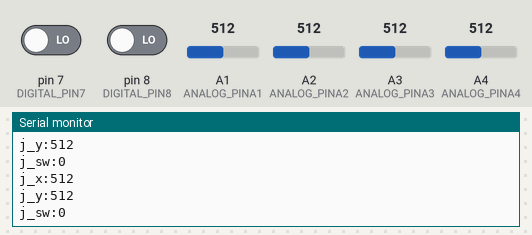
A sketch run on a simulated Arduino Uno, built with avr-gcc and run on an emulated ATmega328P. Parts: the last lines printed to the serial monitor. Inputs (shaded band) come from the test bench; at power-on: A1 (ANALOG_PINA1) = 512, A2 (ANALOG_PINA2) = 512, pin 7 (DIGITAL_PIN7) LOW, pin 8 (DIGITAL_PIN8) LOW, A3 (ANALOG_PINA3) = 512, A4 (ANALOG_PINA4) = 512.

Above: at 1.2 s.
1.3 s: A1 (ANALOG_PINA1) set to 716
At 1.82 s:
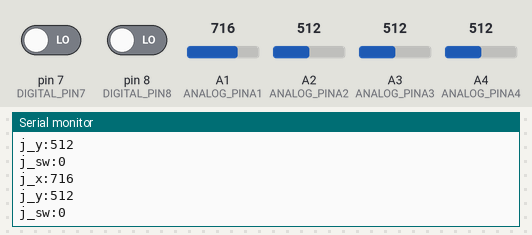
2.8 s: A2 (ANALOG_PINA2) set to 716
At 3.32 s:
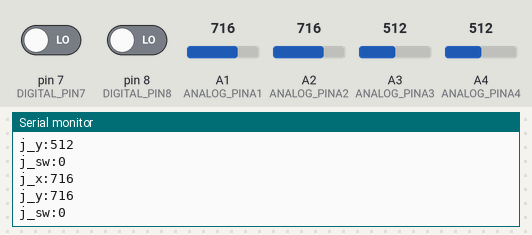
4.3 s: pin 7 (DIGITAL_PIN7) driven HIGH
At 4.83 s:
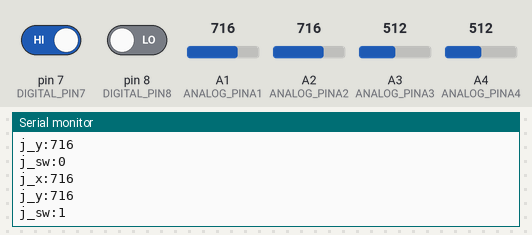
5.8 s: A1 (ANALOG_PINA1) set to 992
At 6.33 s:
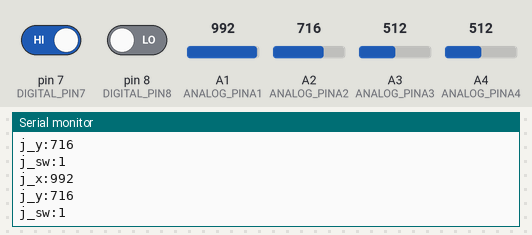
7.3 s: A2 (ANALOG_PINA2) set to 992
At 7.84 s:
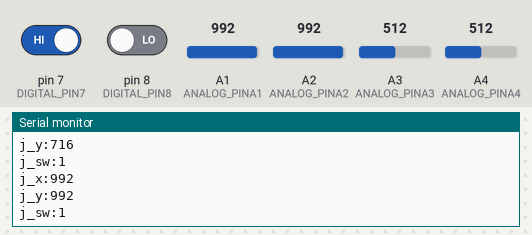
Timing chart, 0 to 9.8 s (numbered marks = the images above; inputs shaded):
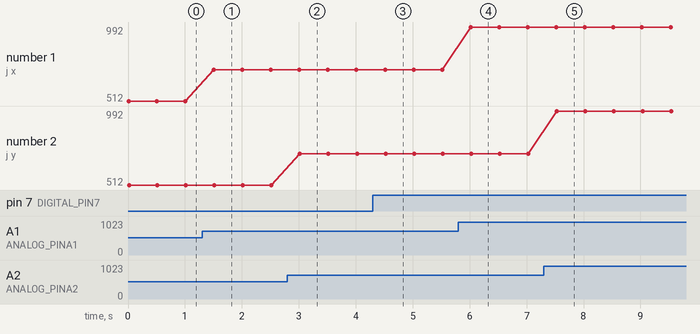

The sketch:

joystick_driver.ino
```cpp
#include "joystickDrvDefs.h"
#define TESTMODE

const joyStickConf_t joysticksPinsCfg[NUM_JOYSTICKS] =
{
  {
    ANALOG_PINA1,
    ANALOG_PINA2,
    DIGITAL_PIN7
  },
  {
    ANALOG_PINA3,
    ANALOG_PINA4,
    DIGITAL_PIN8
  }
};

joyStickData_t  joyStickDataList[NUM_JOYSTICKS];
joyStickOldData_t   joyStickOldValList[NUM_JOYSTICKS];

void genericJoystickCallBack();

const drvCallBack_t drvCallBkList[NUM_JOYSTICKS]=
{
  &genericJoystickCallBack,
  &genericJoystickCallBack
};

void genericJoystickCallBack()
{
  for (uint8_t ctlIdx = 0; ctlIdx < NUM_JOYSTICKS; ctlIdx++)
  {
    sint16_t x_val = analogRead(joyStickDataList[ctlIdx].pin_x);
    sint16_t y_val = analogRead(joyStickDataList[ctlIdx].pin_y);
    uint8_t swState = digitalRead(joyStickDataList[ctlIdx].pin_sw);

    if (x_val != joyStickOldValList[ctlIdx].x_valPrv)
    {
      joyStickDataList[ctlIdx].x_val = x_val;
      joyStickOldValList[ctlIdx].x_valPrv = x_val;
    }

    if (y_val != joyStickOldValList[ctlIdx].y_valPrv)
    {
      joyStickDataList[ctlIdx].y_val = y_val;
      joyStickOldValList[ctlIdx].y_valPrv = y_val;
    }

    if (swState != joyStickOldValList[ctlIdx].swStatePrv)
    {
      joyStickDataList[ctlIdx].swState = swState;
      joyStickOldValList[ctlIdx].swStatePrv = swState;
    }
  }
}


void initJoysticks()
{
  for (uint8_t ctlIdx = 0; ctlIdx < NUM_JOYSTICKS; ctlIdx++)
  {
    pinMode(joysticksPinsCfg[ctlIdx].pin_x,INPUT);
    pinMode(joysticksPinsCfg[ctlIdx].pin_y,INPUT);
    pinMode(joysticksPinsCfg[ctlIdx].pin_sw,INPUT);

    joyStickDataList[ctlIdx].pin_x=joysticksPinsCfg[ctlIdx].pin_x;
    joyStickDataList[ctlIdx].pin_y=joysticksPinsCfg[ctlIdx].pin_y;
    joyStickDataList[ctlIdx].pin_sw=joysticksPinsCfg[ctlIdx].pin_sw;
    joyStickDataList[ctlIdx].drvCallBackFn=drvCallBkList[ctlIdx];

  }
}


void readJoystickState()
{
  for (uint8_t ctlIdx = 0; ctlIdx < NUM_JOYSTICKS; ctlIdx++)
  {
    joyStickDataList[ctlIdx].drvCallBackFn();
  }
}

joyStickData_t* getJoystickData()
{

return (joyStickData_t*)&joyStickDataList;
}

#ifdef TESTMODE
void setup() {
  Serial.begin(9600);

  initJoysticks();
  Serial.println("init Done!");

}


void loop() {
  readJoystickState();
  Serial.print("j_x:");
  Serial.println(joyStickDataList[0].x_val);
  Serial.print("j_y:");
  Serial.println(joyStickDataList[0].y_val);
  Serial.print("j_sw:");
  Serial.println(joyStickDataList[0].swState);
  delay(500);

}
#endif
```

joystickDrvDefs.h
```cpp
#define NUM_JOYSTICKS  2

typedef short sint16_t;
typedef enum
{
  ANALOG_PINA0=A0,
  ANALOG_PINA1=A1,
  ANALOG_PINA2=A2,
  ANALOG_PINA3=A3,
  ANALOG_PINA4=A4,
  DIGITAL_PIN7=7,
  DIGITAL_PIN8=8

}pinMap_ent;

typedef struct
{
  pinMap_ent pin_x;
  pinMap_ent pin_y;
  pinMap_ent pin_sw;

} joyStickConf_t;

typedef void (*drvCallBack_t)(void);
typedef struct
{
  pinMap_ent pin_x;
  pinMap_ent pin_y;
  pinMap_ent pin_sw;
  sint16_t x_val;
  sint16_t y_val;
  uint8_t swState;
  drvCallBack_t drvCallBackFn;
} joyStickData_t;

typedef struct
{
  sint16_t x_valPrv;
  sint16_t y_valPrv;
  uint8_t swStatePrv;

} joyStickOldData_t;
```

Measured:
- after the input at 1.3 s, the serial monitor: prints a new line after 0.21 s (image 1)
- after the input at 2.8 s, the serial monitor: prints a new line after 0.22 s (image 2)
- after the input at 4.3 s, the serial monitor: prints a new line after 0.23 s (image 3)
- after the input at 5.8 s, the serial monitor: prints a new line after 0.22 s (image 4)
- after the input at 7.3 s, the serial monitor: prints a new line after 0.23 s (image 5)
- plotted number 1: 512 → 716 after the input at 1.3 s, 716 → 992 after the input at 5.8 s
